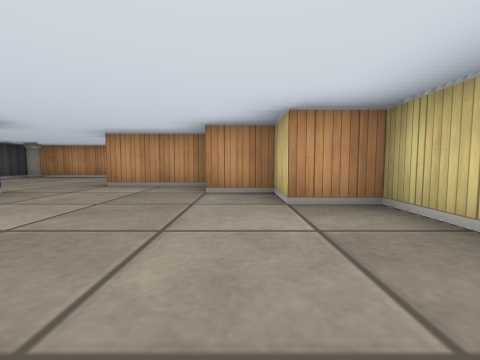
View 1 (above)

18 first-person views from a walk through a cub3D maze. The camera is about half as high as the walls, tilts 4° down and sees 90° across. The floor is counted in squares. Each view is taken from the middle of a square. On the plan, view 1 faces up. The plan holds only what a view shows up to about 9 squares ahead; the rest is blank.

View 2
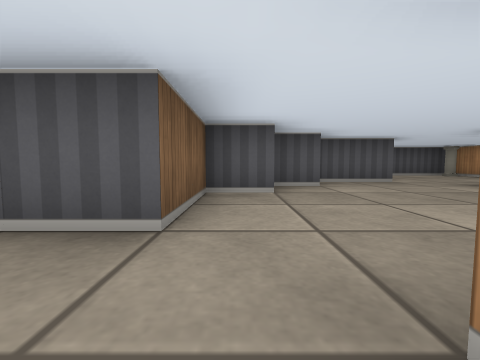

View 3
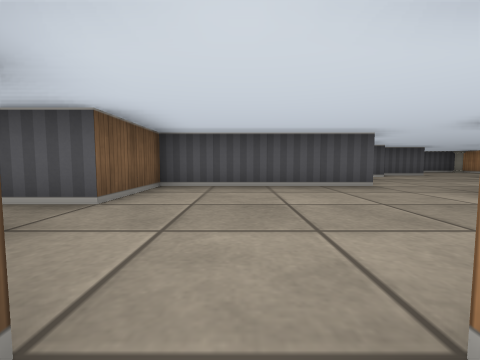

View 4
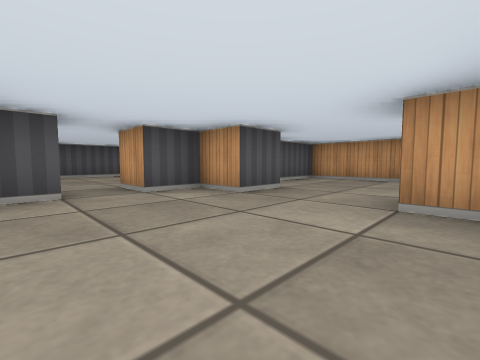

View 5
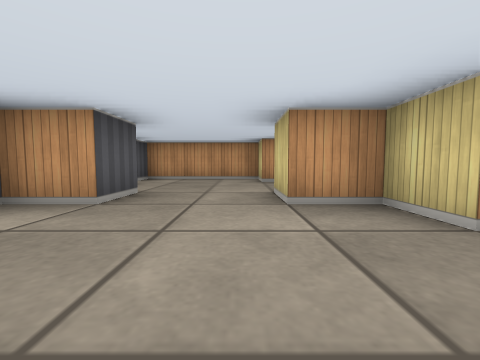

View 6
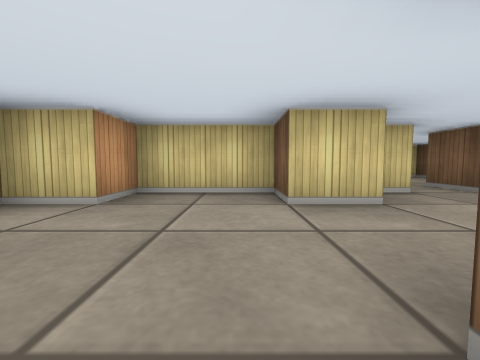

View 7
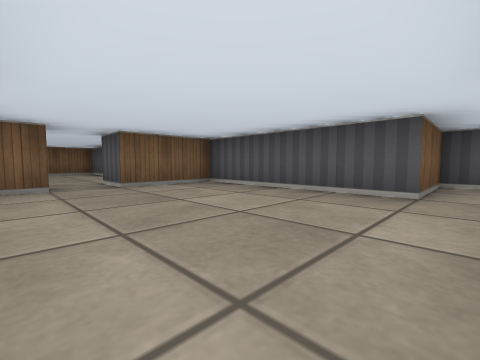

View 8
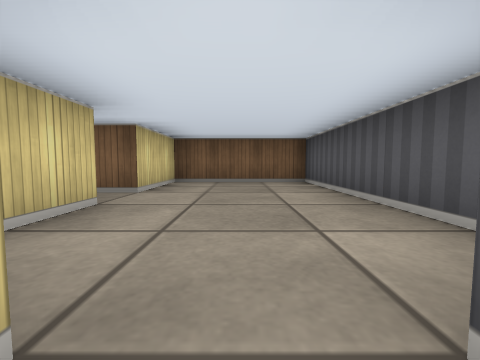

View 9
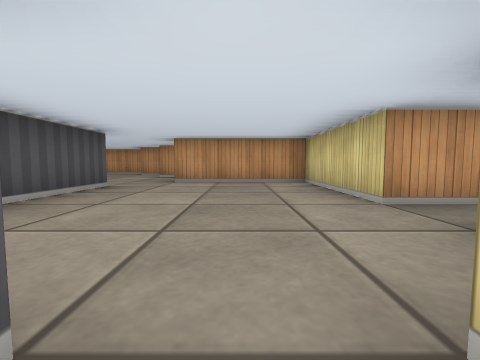

View 10
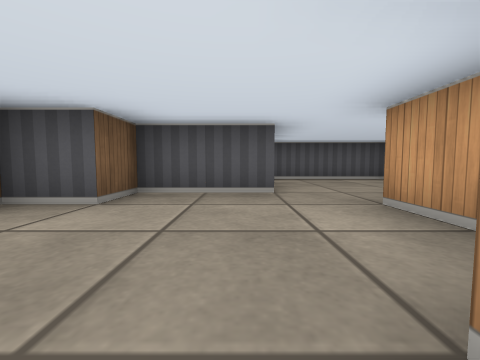

View 11
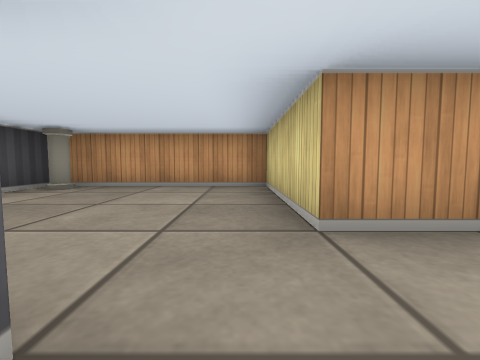

View 12
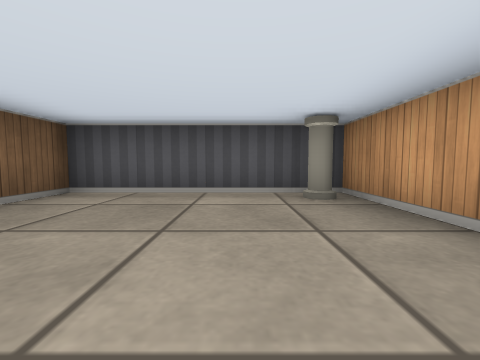

View 13
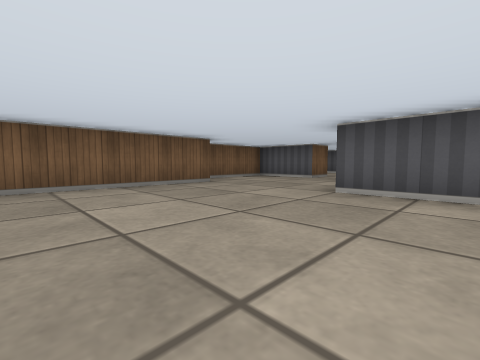

View 14
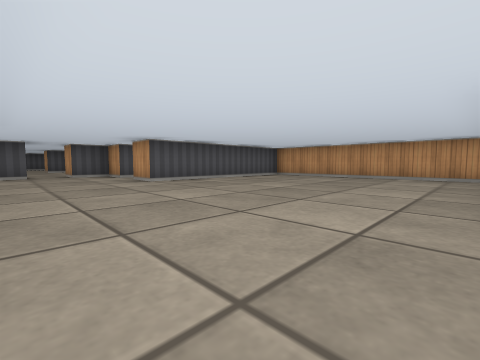

View 15
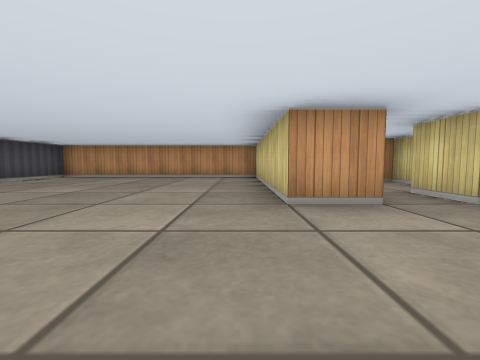

View 16
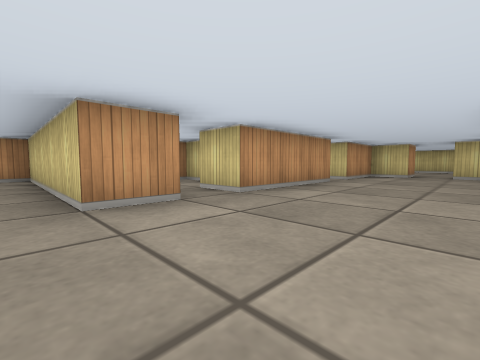

View 17
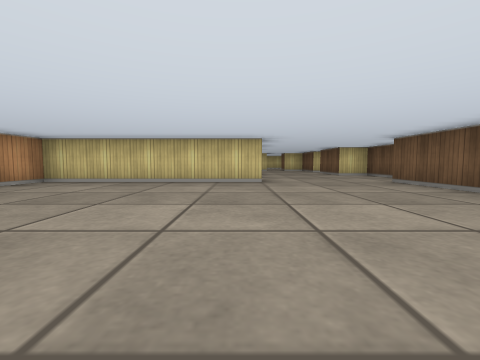

View 18
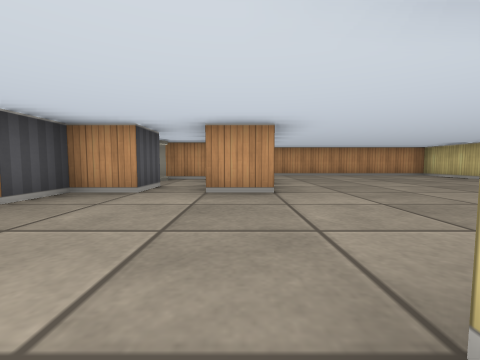

### Floor plan
Ten units are one square. View 1 is at (0, 0); x grows to the right and y downward. Boxes are objects, and circles mark ways between rooms. Rooms are numbered by the first view taken in them; rooms with no view inside come last. Other rooms are left out.
<svg viewBox="-70 -80 355 190">
<path fill="none" stroke="#000" d="M-15 -6 -15 5 5 5M-6 -45 -25 -45M15 -14 15 -25 5 -25 5 -35 -5 -35M-35 -36 -35 -15 -25 -15 -25 -5M5 5 5 45 25 45M45 25 45 -5 15 -5M35 45 41 45M55 34 55 41M95 25 95 15 85 15 85 5M65 4 65 15 55 15 55 25 45 25M85 5 95 5 95 -15 85 -15 85 -25 55 -25 55 -9M45 75 45 65M15 65 15 105 45 105 45 85M25 45 25 55M35 55 35 45M-25 -45 -25 -75 -65 -75 -65 -35 -54 -35M206 15 195 15 195 -35 135 -35 135 15 125 15M210 55 225 55 225 45 230 45M115 15 105 15 105 25 95 25M246 15 215 15M95 35 105 35 105 55 135 55 135 45 195 45M275 25 275 15 255 15M275 40 275 35M115 5 115 15M121 -15 110 -15M215 15 215 5M225 -9 225 -15"/>
<rect x="-65" y="-75" width="10" height="10" fill="#bbb"><title>pillar</title></rect>
<rect x="105" y="-15" width="10" height="10" fill="#bbb"><title>pillar</title></rect>
<circle cx="10" cy="0" r="3" fill="#2a7"/>
<circle cx="-30" cy="-40" r="3" fill="#2a7"/>
<circle cx="50" cy="30" r="3" fill="#2a7"/>
<circle cx="30" cy="50" r="3" fill="#2a7"/>
<circle cx="75" cy="10" r="3" fill="#2a7"/>
<circle cx="100" cy="30" r="3" fill="#2a7"/>
<circle cx="120" cy="20" r="3" fill="#2a7"/>
<circle cx="210" cy="10" r="3" fill="#2a7"/>
<text x="-10" y="-20">1</text>
<text x="20" y="20">2</text>
<text x="70" y="30">3</text>
<text x="70" y="-10">4</text>
<text x="30" y="80">5</text>
<text x="-50" y="-60">6</text>
<text x="180" y="20">7</text>
<text x="120" y="0">8</text>
<text x="210" y="0">9</text>
</svg>
Room 1 opens to room 2. Room 1 opens to room 6. Room 2 opens to room 3. Room 2 opens to room 5. Room 3 opens to room 4. Room 3 opens to room 7. Room 7 opens to room 8. Room 7 opens to room 9.

Where each view was taken, in squares from view 1:
view 1: 0 up, 0 right, facing up
view 2: 0 up, 2 right, facing left
view 3: 3 down, 5 right, facing left
view 4: 4 down, 9 right, facing up-left
view 5: 4 down, 8 right, facing up
view 6: 0 up, 6 right, facing right
view 7: 0 up, 4 right, facing down-left
view 8: 5 down, 3 right, facing down
view 9: 5 down, 3 right, facing up
view 10: 3 up, 0 right, facing left
view 11: 3 up, 3 left, facing up
view 12: 6 up, 3 left, facing left
view 13: 0 up, 17 right, facing down-left
view 14: 4 down, 19 right, facing up-left
view 15: 4 down, 19 right, facing up
view 16: 4 down, 19 right, facing up-right
view 17: 1 down, 14 right, facing right
view 18: 5 down, 13 right, facing up
